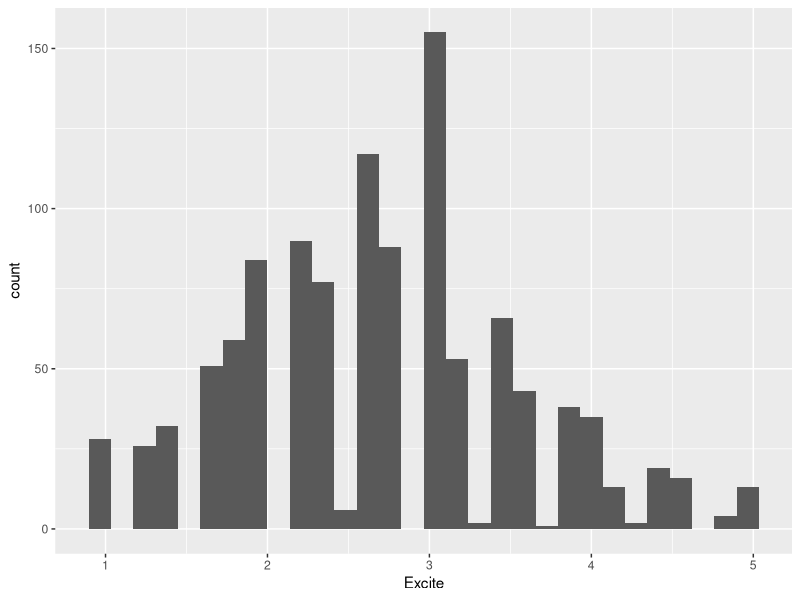
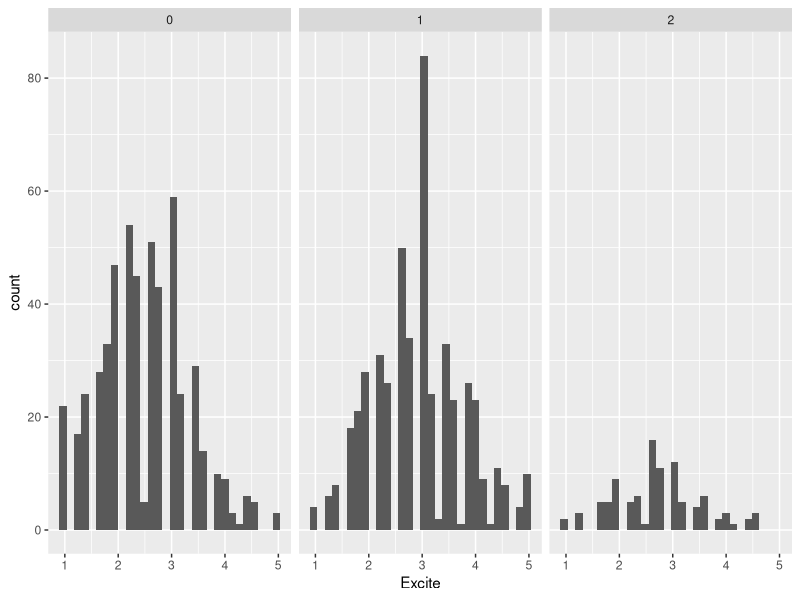
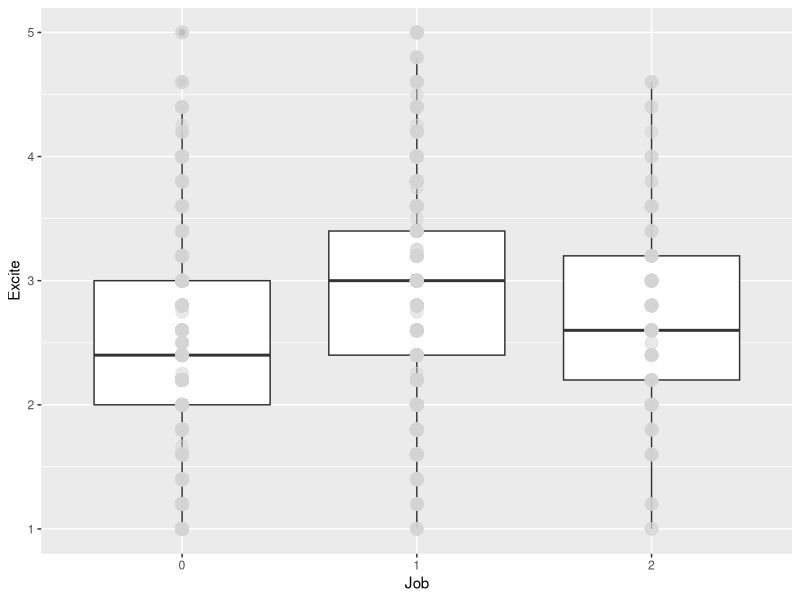
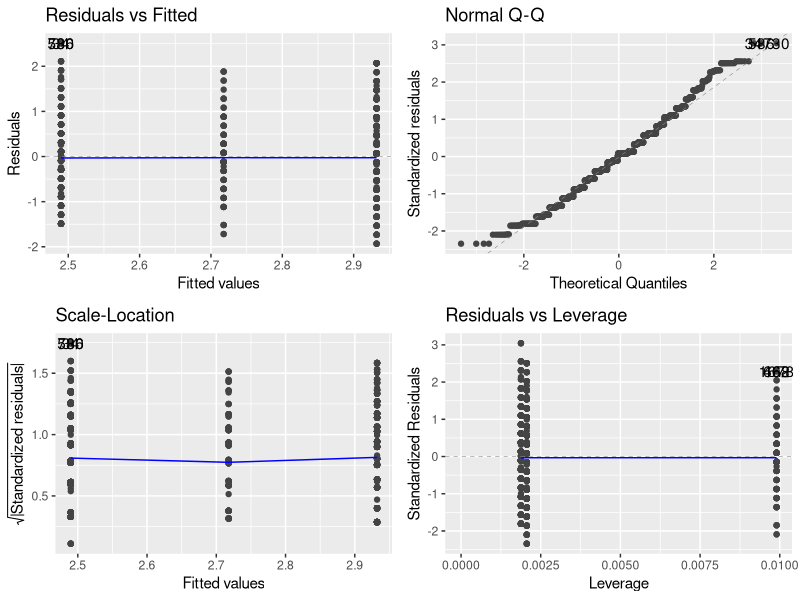
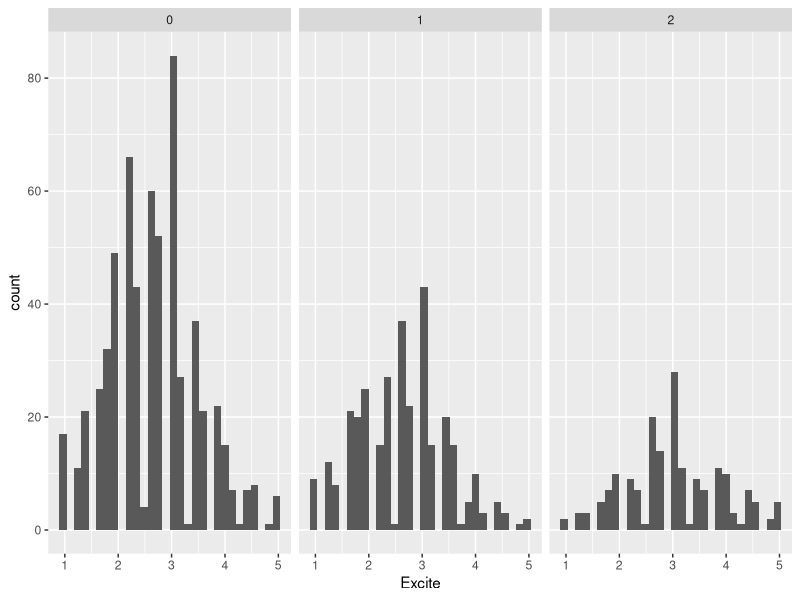
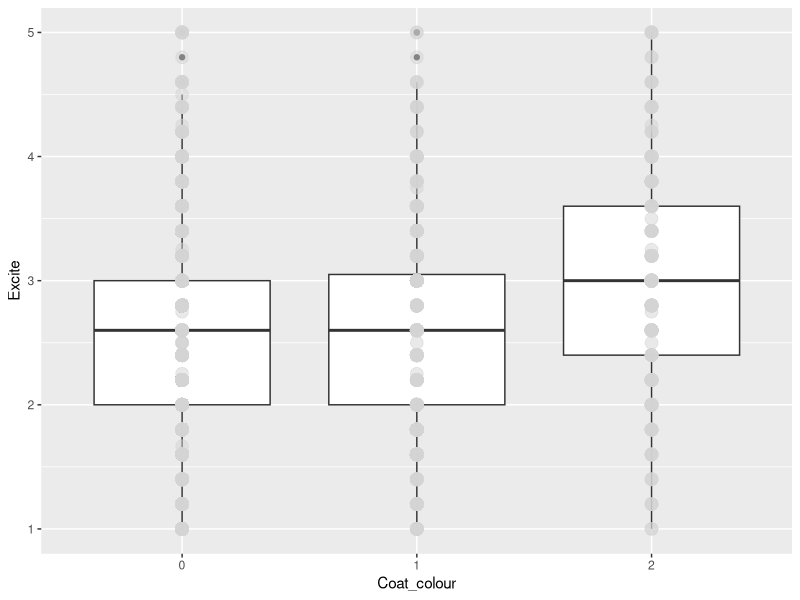
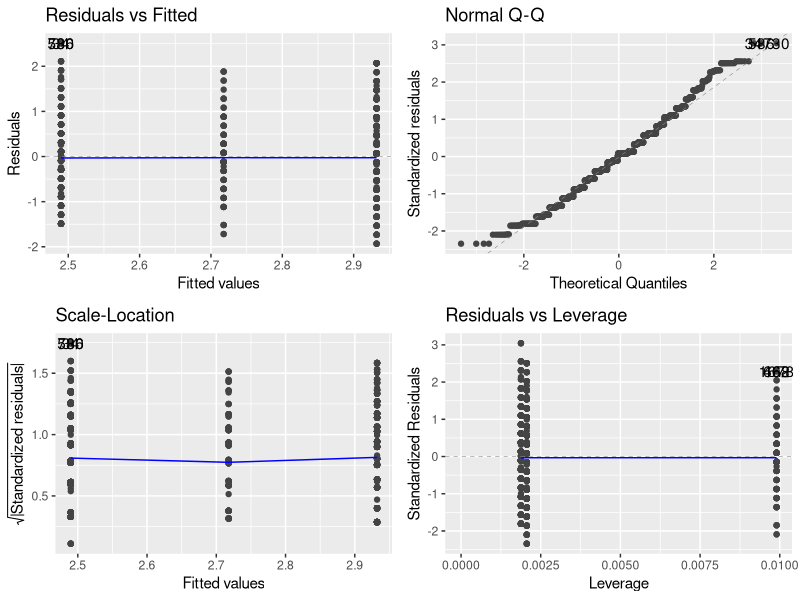
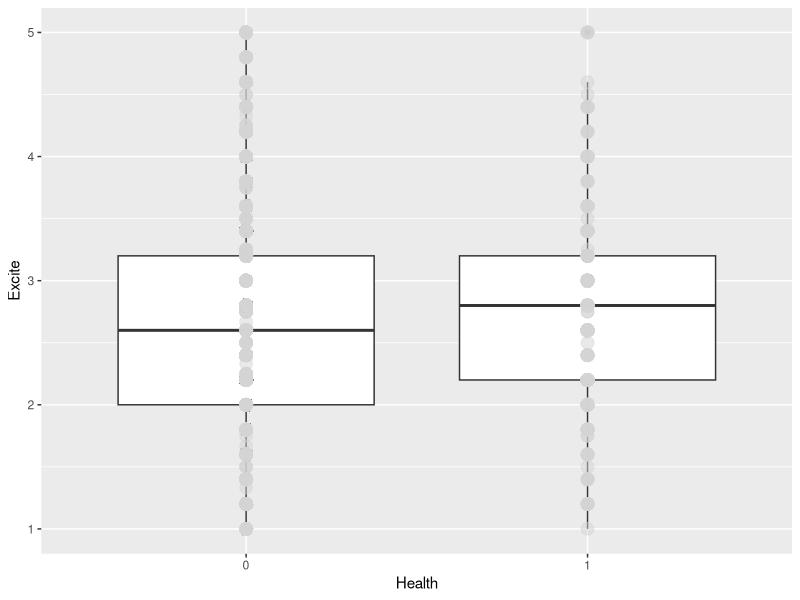

These charts were generated, in order, by the following R code:
## ---- chunk 1
rm(list = ls())
library(tidyverse)
library(here)
library(ggfortify)
## ---- chunk 2
DOG <- read.csv(here("Data", "Secor-Cap-Dap-data.csv"))
names(DOG)[4] ="Job"
## ---- chunk 3
summary(DOG)
## ---- chunk 4
ggplot(na.omit(DOG), aes(x = Excite)) + geom_histogram()
## ---- chunk 5
ggplot(data = na.omit(DOG), aes(x = Excite)) + geom_histogram() + facet_wrap(~Job)
## ---- chunk 6
DOG$Job <- as.factor(DOG$Job)
ggplot(data = na.omit(DOG), aes(group = Job, y = Excite, x = Job)) + geom_boxplot() + geom_point(size = 4, color = 'lightgrey', alpha = 0.5)
## ---- chunk 7
jvelm <- lm(Excite ~ Job, data = na.omit(DOG))
autoplot(jvelm)
## ---- chunk 8
summary(jvelm)
## ---- chunk 9
ggplot(data = na.omit(DOG), aes(x = Excite)) + geom_histogram() + facet_wrap(~Coat_colour)
## ---- chunk 10
DOG$Coat_colour <- as.factor(DOG$Coat_colour)
ggplot(data = na.omit(DOG), aes(group = Coat_colour, y = Excite, x = Coat_colour)) + geom_boxplot() + geom_point(size = 4, color = 'lightgrey', alpha = 0.5)
## ---- chunk 11
ccvelm <- lm(Excite ~ Coat_colour, data = na.omit(DOG))
autoplot(jvelm)
## ---- chunk 12
summary(ccvelm)
## ---- chunk 13
DOG$Health <- as.factor(DOG$Health)
ggplot(DOG, aes(group = Health, x = Health, y = Excite)) + geom_boxplot() + geom_point(size = 4, color = 'lightgrey', alpha = 0.5)
## ---- chunk 14
t.test(Excite ~ Health, data = DOG)
